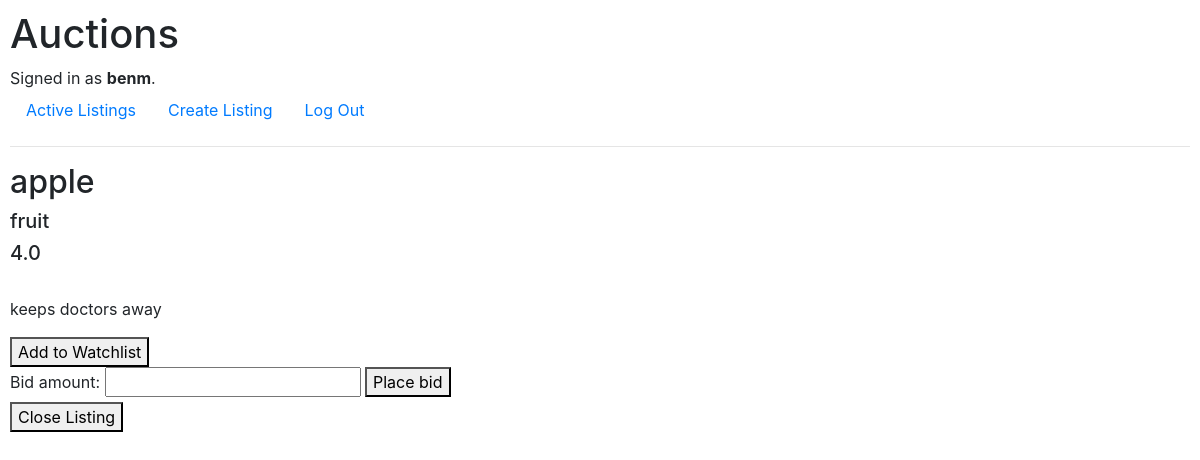
Page /listings/1 (signed in) on the earlier database version.
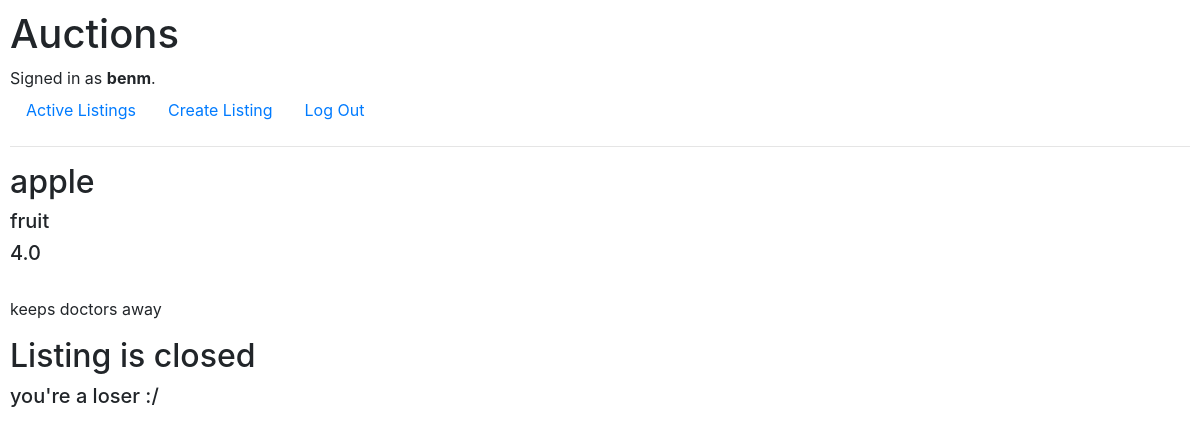
Same page on the later database version.
### auctions/models.py (models this page shows)
class User(AbstractUser):
    items_in_watchlist = models.ManyToManyField(Listing, blank=True)
    pass

class Listing(models.Model):
    creator = models.ForeignKey('User', on_delete=models.CASCADE, related_name="listings", null=True)
    title = models.CharField(max_length=128)
    description = models.TextField(max_length=1000)
    current_bid = models.OneToOneField('Bid', on_delete=models.CASCADE, related_name="listing", null=True)
    active = models.BooleanField(default=True)
    image_url = models.URLField(default=None)  # should this be a FilePathField ?
    category = models.CharField(max_length=30, default=None)
    winner = models.ForeignKey('User', on_delete=models.DO_NOTHING, related_name="winner", null=True, default=None)

class Bid(models.Model):
    user = models.ForeignKey(User, on_delete=models.CASCADE, related_name="bids")
    amount = models.FloatField()
    related_listing = models.ForeignKey(Listing, on_delete=models.CASCADE, related_name="bid", null=True)

### auctions/views.py (the view)
# urls.py: path("listings/<int:listing_id>", views.listing, name="listing"),
def listing(request, listing_id):
    user = request.user
    listing = Listing.objects.get(id=listing_id)
    if listing in user.items_in_watchlist.all():
        in_watchlist = True
    else:
        in_watchlist = False
    return render(request, "auctions/listing.html", {"listing":listing, "in_watchlist":in_watchlist, "user":user})

### auctions/templates/auctions/listing.html (shortened to what this page needs)
{% extends "auctions/layout.html" %}
{% block body%}
    <h2> {{listing.title}}</a> </h2>
    <h5> {{listing.category}} </h5>
    <h5> {{listing.current_bid.amount}} </h5>
    <p> {{listing.description}} </p>
    {% if listing.active %}
        {% if in_watchlist %}
            <form action="/listings/{{listing.id}}/remove" method="POST">
                {% csrf_token %}
                <button type="submit">Remove from Watchlist</button>
            </form>
        {% else %}
            <form action="/listings/{{listing.id}}/add" method="POST">
                <button type="submit">Add to Watchlist</button>
            </form>
        {% endif %}
        {% if user.is_authenticated %}
            <form action="/listings/{{listing.id}}/bid" method="POST">
                <label for="bid_amount">Bid amount: </label>
                <input type="number" min="{{listing.current_price}}" max=999999999 name="bid_amount" required>
                <button type="submit">Place bid</button>
            </form>
        {% endif %}
        {% if user == listing.creator %}
            <form action="/listings/{{listing.id}}/close" method="POST">
                <button type="submit">Close Listing</button>
            </form>
        {% endif %}
    {% else %}
        <h2>Listing is closed</h2>
        {% if user == listing.winner %}
            <h5>YOU WON, NICE!!!!</h5>
        {% else %}
            <h5>you're a loser :/</h5>
        {% endif %}
    {% endif %}
{% endblock %}

### auctions/templates/auctions/layout.html (shortened to what this page needs)
{% load static %}
<!DOCTYPE html>
<html lang="en">
    <head>
        <link rel="stylesheet" href="https://stackpath.bootstrapcdn.com/bootstrap/4.4.1/css/bootstrap.min.css">
        <link href="{% static 'auctions/styles.css' %}" rel="stylesheet">
    </head>
    <body>
        <h1>Auctions</h1>
        <div>
            {% if user.is_authenticated %}
                Signed in as <strong>{{ user.username }}</strong>.
            {% else %}
                Not signed in.
            {% endif %}
        </div>
        <ul class="nav">
            <li class="nav-item">
                <a class="nav-link" href="{% url 'index' %}">Active Listings</a>
            </li>
            {% if user.is_authenticated %}
                <li class="nav-item">
                    <a class="nav-link" href="{% url 'create_listing' %}">Create Listing</a>
                </li>
                <li class="nav-item">
                    <a class="nav-link" href="{% url 'logout' %}">Log Out</a>
                </li>
            {% endif %}
        </ul>
        <hr>
        {% block body %}
        {% endblock %}
    </body>
</html>

### auctions/static/auctions/styles.css (style rules this page uses)
body { padding: 10px; }

Differences in the rows shown:
changed Listing "apple": active True → False (drawn)
Other differences:
text no longer shown: "Add to Watchlist Bid amount: Place bid Close Listing"
text now shown: "Listing is closed you're a loser :/"
